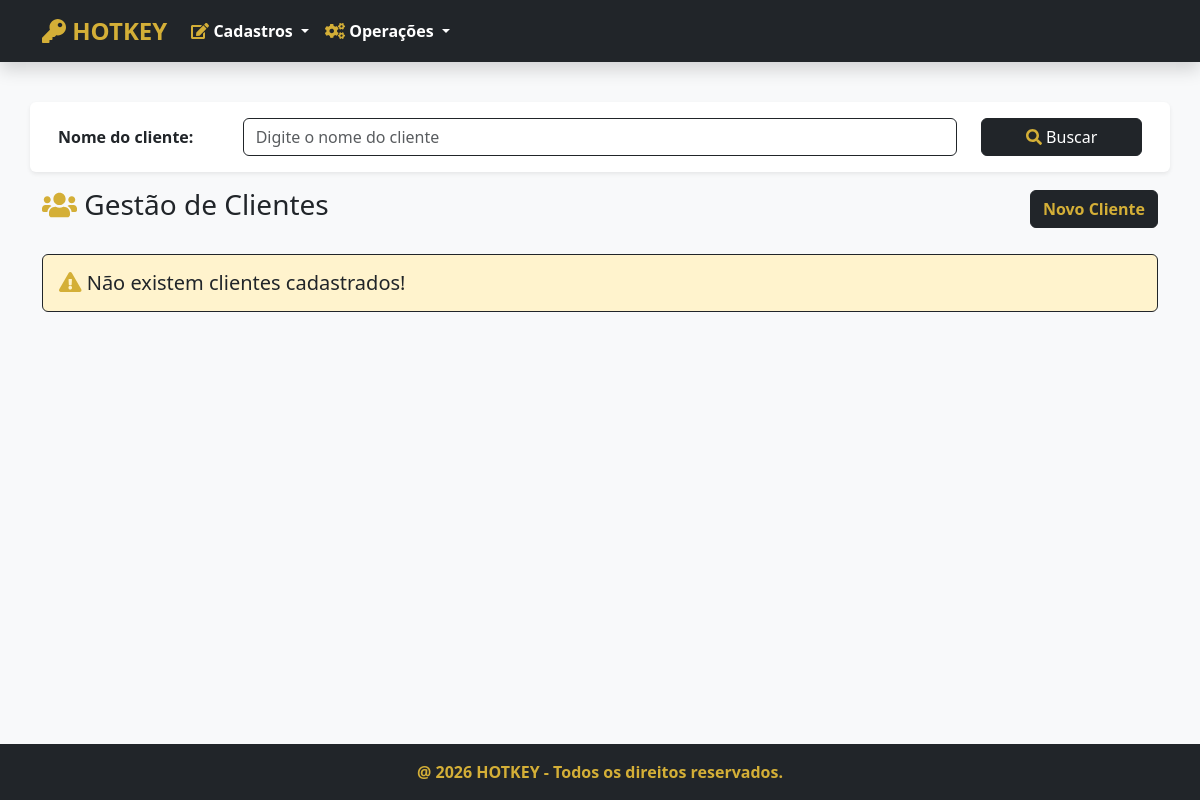
/clientes/, run on an earlier commit of the app's database.
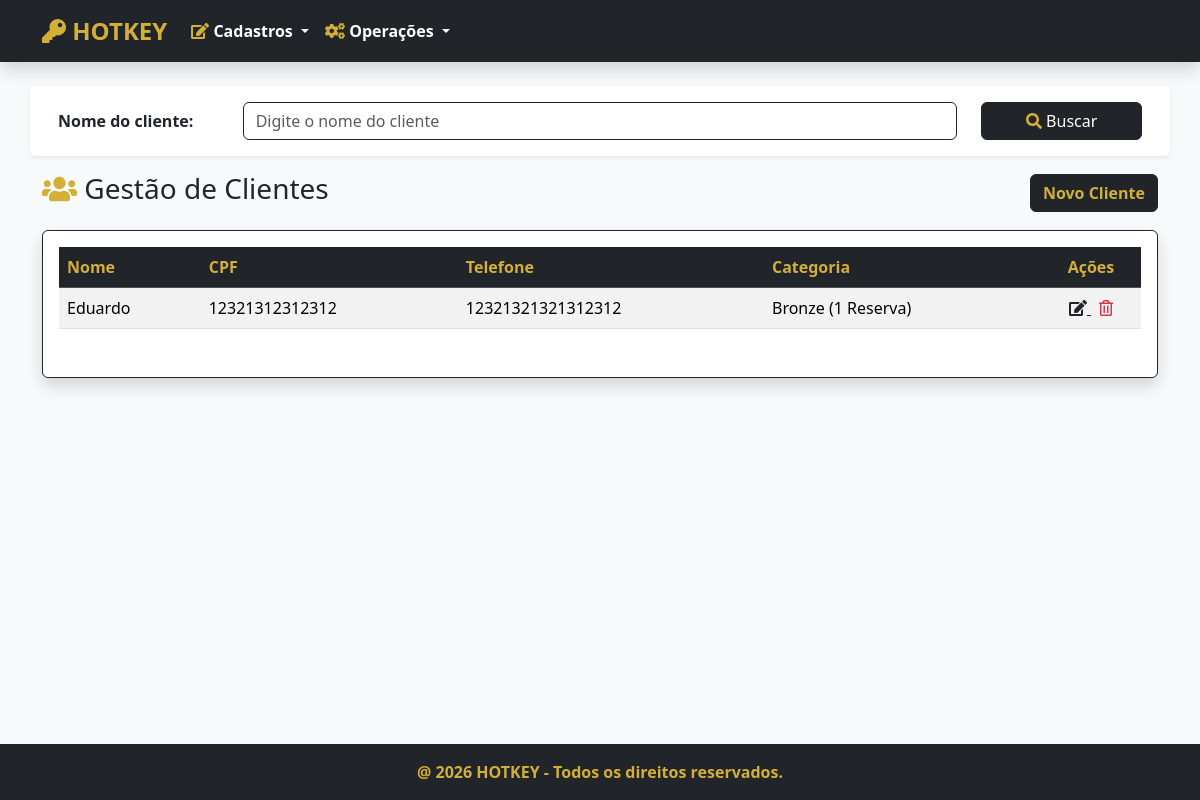
And on a later commit of the database.
### clientes/models.py (models this page shows, shortened)
class Pessoa(models.Model):
    nome = models.CharField('Nome', max_length=100, help_text='Nome completo')
    cpf = models.CharField('CPF', max_length=14, unique=True, help_text='Apenas números ou formato 000.000.000-00')

class Cliente(Pessoa):
    CATEGORIA_CHOICES = [
        ('BRONZE', 'Bronze (1 Reserva)'),
        ('PRATA', 'Prata (2 Reservas)'),
        ('OURO', 'Ouro (3 Reservas)'),
    ]
    telefone = models.CharField('Telefone', max_length=20)
    categoria = models.CharField('Categoria', max_length=20, choices=CATEGORIA_CHOICES, default='BRONZE')
    class Meta:
        verbose_name = 'Cliente'
        verbose_name_plural = 'Clientes'

class Pessoa(models.Model):
    nome = models.CharField('Nome', max_length=100, help_text='Nome completo')
    cpf = models.CharField('CPF', max_length=14, unique=True, help_text='Apenas números ou formato 000.000.000-00')

### clientes/views.py (the view)
# urls.py: path('', ClienteListView.as_view(), name='clientes'),
class ClienteListView(ListView):
    model = Cliente
    template_name = 'clientes.html'
    def get_queryset(self):
        buscar = self.request.GET.get('buscar')
        qs = super(ClienteListView, self).get_queryset()
        if buscar:
            qs = qs.filter(nome__icontains=buscar)
        if qs.count() > 0:
            paginator = Paginator(qs, 5)
            listagem = paginator.get_page(self.request.GET.get('page'))
            return listagem
        else:
            return messages.info(self.request, 'Não existem clientes cadastrados!')

### clientes/templates/clientes.html (shortened to what this page needs)
{% extends 'index.html' %}
{% load django_bootstrap5 %}
{% block content %}
<section class="section mt-4">
    <div class="container">
        <form action="" method="GET">
            <div class="form-group row p-3 mb-3 bg-white shadow-sm rounded">
                <label class="col-sm-2 col-form-label fw-bold">Nome do cliente:</label>
                <div class="col-sm-8">
                    <input class="form-control border-dark" type="text" name="buscar" value="{{ request.GET.buscar }}" placeholder="Digite o nome do cliente">
                </div>
                <div class="col-sm-2">
                    <button type="submit" class="btn btn-dark w-100"><i class="fas fa-search text-gold"></i> Buscar</button>
                </div>
            </div>
        </form>
        <div class="d-flex justify-content-between align-items-center mb-3">
            <h3 class="text-dark"><i class="fas fa-users text-gold"></i> Gestão de Clientes</h3>
            <a href="{% url 'cliente_adicionar' %}" class="btn btn-dark text-gold fw-bold">Novo Cliente</a>
        </div>
        {% if object_list %}
        <div class="card shadow border-dark">
            <div class="card-body">
                <div class="table-responsive">
                    <table class="table table-hover table-striped">
                        <thead class="table-dark">
                            <tr>
                                <th class="text-gold">Nome</th>
                                <th class="text-gold">CPF</th>
                                <th class="text-gold">Telefone</th>
                                <th class="text-gold">Categoria</th>
                                <th style="width: 100px; text-align: center" class="text-gold">Ações</th>
                            </tr>
                        </thead>
                        <tbody>
                            {% for cliente in object_list %}
                            <tr>
                                <td>{{ cliente.nome }}</td>
                                <td>{{ cliente.cpf }}</td>
                                <td>{{ cliente.telefone }}</td>
                                <td>{{ cliente.get_categoria_display }}</td>
                                <td style="text-align: center">
                                    <a href="{% url 'cliente_editar' cliente.pk %}" class="text-dark me-2" title="Editar">
                                        <i class="fas fa-edit"></i>
                                    </a>
                                    <a href="{% url 'cliente_apagar' cliente.pk %}" class="text-danger" title="Excluir">
                                        <i class="far fa-trash-alt"></i>
                                    </a>
                                </td>
                            </tr>
                            {% endfor %}
                        </tbody>
                    </table>
                </div>
            </div>
        </div>
        {% else %}
        <div class="alert alert-warning border-dark text-dark mt-4">
            <h5 class="m-0"><i class="fas fa-exclamation-triangle text-gold"></i> Não existem clientes cadastrados!</h5>
        </div>
        {% endif %}
    </div>
</section>
{% endblock %}

What changed in the data, as far as the page shows it:
added Cliente: nome "Eduardo", cpf "12321312312312", telefone "12321321321312312", categoria "Bronze (1 Reserva)"
Also different on the page:
text no longer shown: "Não existem clientes cadastrados!"
text now shown: "Nome CPF Telefone Categoria Ações"
